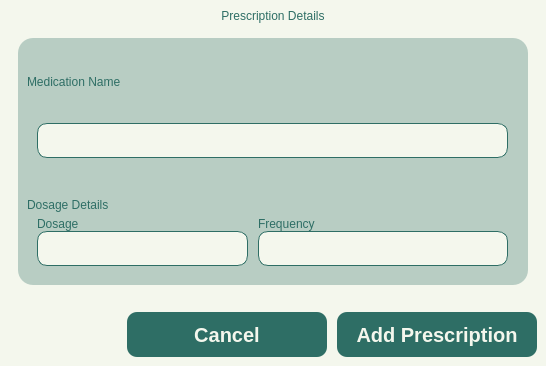
<?xml version="1.0" encoding="UTF-8"?>
<ui version="4.0">
 <class>Form</class>
 <widget class="QWidget" name="Form">
  <property name="geometry">
   <rect>
    <x>0</x>
    <y>0</y>
    <width>546</width>
    <height>366</height>
   </rect>
  </property>
  <property name="windowTitle">
   <string>Form</string>
  </property>
  <property name="styleSheet">
   <string notr="true">*{
	padding: 0px;
	margin: 0px;
	border: 0px;
	background-color: #F4F7ED;
}

</string>
  </property>
  <layout class="QVBoxLayout" name="verticalLayout">
   <property name="spacing">
    <number>0</number>
   </property>
   <property name="leftMargin">
    <number>0</number>
   </property>
   <property name="topMargin">
    <number>0</number>
   </property>
   <property name="rightMargin">
    <number>0</number>
   </property>
   <property name="bottomMargin">
    <number>0</number>
   </property>
   <item>
    <widget class="QWidget" name="Header" native="true">
     <property name="sizePolicy">
      <sizepolicy hsizetype="Expanding" vsizetype="Preferred">
       <horstretch>0</horstretch>
       <verstretch>0</verstretch>
      </sizepolicy>
     </property>
     <property name="styleSheet">
      <string notr="true">QLabel {
	font: bold 20pt &quot;Satoshi Black&quot;;
	color: #2E6E65;
    qproperty-wordWrap: true;
	background: transparent;
	text-align: center;
}
#Subheader {
	font: 500 14pt &quot;Satoshi Medium&quot;;
}</string>
     </property>
     <layout class="QVBoxLayout" name="verticalLayout_5">
      <item>
       <widget class="QLabel" name="Subheader_2">
        <property name="text">
         <string>Prescription Details</string>
        </property>
        <property name="alignment">
         <set>Qt::AlignCenter</set>
        </property>
       </widget>
      </item>
      <item>
       <widget class="QFrame" name="frame">
        <property name="frameShape">
         <enum>QFrame::StyledPanel</enum>
        </property>
        <property name="frameShadow">
         <enum>QFrame::Raised</enum>
        </property>
        <layout class="QVBoxLayout" name="verticalLayout_6">
         <item>
          <widget class="QWidget" name="Body" native="true">
           <property name="sizePolicy">
            <sizepolicy hsizetype="Expanding" vsizetype="Expanding">
             <horstretch>0</horstretch>
             <verstretch>0</verstretch>
            </sizepolicy>
           </property>
           <property name="styleSheet">
            <string notr="true">QLabel {
	font: 300 12pt &quot;Lexend Light&quot;;
	color: #2E6E65;
}
#Title_1, #Title_2, #Title_3, #label {
	font: 14pt &quot;Lexend SemiBold&quot;;
}
#Indicator {
	font: 300 10pt &quot;Lexend Light&quot;;
}
#StaffTypeCon, #StaffNameCon, #StaffInfoCon, #SpecializationCon {
	background-color: transparent;
}
*{
	background-color: transparent;
}
#Body {
	background-color: rgba(46, 110, 101, 77);
	border-radius: 15px;
}
QLineEdit, QComboBox, QDateEdit {
	background-color: #F4F7ED;
	border: 1px solid #2E6E65;
	border-radius: 10px;
}


QComboBox, QDateEdit {
    background-color: #F4F7ED;
    border: 1px solid #2E6E65;
    border-radius: 10px;
    padding: 5px 10px;
    font: 300 12pt &quot;Lexend Light&quot;;
}

/* Drop-down arrow styling (QComboBox only) */
QComboBox::drop-down {
    subcontrol-origin: padding;
    subcontrol-position: top right;
    width: 30px;
    border-left: 1px solid #2E6E65;
    background-color: #D9E4DC;
    border-top-right-radius: 8px;
    border-bottom-right-radius: 8px;
}

QComboBox::down-arrow {
    image: url(:/lucide/icons/chevron-down.svg);
    width: 20px;
    height: 20px;
}

/* ComboBox dropdown list view */
QComboBox QAbstractItemView {
    background-color: #F4F7ED;
    selection-background-color: #CCE3D0;
    border: 1px solid #2E6E65;
    border-radius: 2px;
    outline: 0;
    font: 300 12pt &quot;Lexend Light&quot;;
}

/* ===== QDateEdit ===== */
QDateEdit {
    background-color: #F4F7ED;
    border: 1px solid #2E6E65;
    border-radius: 10px;
    padding: 5px 10px;
    font: 300 12pt &quot;Lexend Light&quot;;
}

QDateEdit::drop-down {
    subcontrol-origin: padding;
    subcontrol-position: top right;
    width: 30px;
    border-left: 1px solid #2E6E65;
    background-color: #D9E4DC;
    border-top-right-radius: 8px;
    border-bottom-right-radius: 8px;
}

QDateEdit::down-arrow {
    image: url(:/lucide/icons/calendar.svg);
    width: 20px;
    height: 20px;
}


/* ===== QCalendarWidget Popup ===== */
QCalendarWidget {
    background-color: #F4F7ED;
    border: 2px solid #2E6E65;
    border-radius: 10px;
    font: 300 10pt &quot;Lexend Light&quot;;
}

/* Month &amp; Year Navigation */
QCalendarWidget QToolButton {
    background-color: #F4F7ED;
    border: none;
    color: #2E6E65;
    font: 300 12pt &quot;Lexend Light&quot;;
    padding: 5px;
    margin: 2px;
}

QCalendarWidget QToolButton#qt_calendar_prevmonth {
    qproperty-icon: url(:/lucide/icons/chevron-left.svg);
    qproperty-iconSize: 16px;
}

QCalendarWidget QToolButton#qt_calendar_nextmonth {
    qproperty-icon: url(:/lucide/icons/chevron-right.svg);
    qproperty-iconSize: 16px;
}

/* Month/Year ComboBox &amp; SpinBox */
QCalendarWidget QComboBox,
QCalendarWidget QSpinBox {
    background-color: #F4F7ED;
    border: 1px solid #2E6E65;
    border-radius: 6px;
    padding: 2px 6px;
    font: 300 11pt &quot;Lexend Light&quot;;
    color: #2E6E65;
}

/* Calendar Table (Dates &amp; Grid) */
QCalendarWidget QTableView {
    background-color: #F4F7ED;
    border: none;
    selection-background-color: #2E6E65;
    font: 300 11pt &quot;Lexend Light&quot;;
    gridline-color: #2E6E65;
}


</string>
           </property>
           <layout class="QVBoxLayout" name="verticalLayout_3">
            <property name="rightMargin">
             <number>20</number>
            </property>
            <item>
             <widget class="QLabel" name="label">
              <property name="text">
               <string>Medication Name</string>
              </property>
             </widget>
            </item>
            <item alignment="Qt::AlignTop">
             <widget class="QWidget" name="StaffTypeCon" native="true">
              <layout class="QHBoxLayout" name="horizontalLayout_3">
               <property name="spacing">
                <number>10</number>
               </property>
               <property name="leftMargin">
                <number>10</number>
               </property>
               <property name="topMargin">
                <number>0</number>
               </property>
               <property name="rightMargin">
                <number>0</number>
               </property>
               <property name="bottomMargin">
                <number>0</number>
               </property>
               <item alignment="Qt::AlignTop">
                <widget class="QWidget" name="JoinedDate" native="true">
                 <property name="sizePolicy">
                  <sizepolicy hsizetype="Preferred" vsizetype="Expanding">
                   <horstretch>0</horstretch>
                   <verstretch>0</verstretch>
                  </sizepolicy>
                 </property>
                 <property name="minimumSize">
                  <size>
                   <width>0</width>
                   <height>0</height>
                  </size>
                 </property>
                 <layout class="QVBoxLayout" name="verticalLayout_4">
                  <property name="spacing">
                   <number>1</number>
                  </property>
                  <property name="leftMargin">
                   <number>0</number>
                  </property>
                  <property name="topMargin">
                   <number>0</number>
                  </property>
                  <property name="rightMargin">
                   <number>0</number>
                  </property>
                  <property name="bottomMargin">
                   <number>0</number>
                  </property>
                  <item>
                   <widget class="QLineEdit" name="MedName">
                    <property name="sizePolicy">
                     <sizepolicy hsizetype="Expanding" vsizetype="Expanding">
                      <horstretch>0</horstretch>
                      <verstretch>0</verstretch>
                     </sizepolicy>
                    </property>
                    <property name="minimumSize">
                     <size>
                      <width>250</width>
                      <height>35</height>
                     </size>
                    </property>
                    <property name="maximumSize">
                     <size>
                      <width>16777215</width>
                      <height>16777215</height>
                     </size>
                    </property>
                   </widget>
                  </item>
                 </layout>
                </widget>
               </item>
              </layout>
             </widget>
            </item>
            <item>
             <widget class="QWidget" name="Specialization" native="true">
              <property name="sizePolicy">
               <sizepolicy hsizetype="Preferred" vsizetype="Maximum">
                <horstretch>0</horstretch>
                <verstretch>0</verstretch>
               </sizepolicy>
              </property>
              <layout class="QVBoxLayout" name="verticalLayout_8">
               <property name="spacing">
                <number>5</number>
               </property>
               <property name="leftMargin">
                <number>0</number>
               </property>
               <property name="topMargin">
                <number>0</number>
               </property>
               <property name="rightMargin">
                <number>0</number>
               </property>
               <property name="bottomMargin">
                <number>10</number>
               </property>
               <item alignment="Qt::AlignTop">
                <widget class="QLabel" name="Title_2">
                 <property name="text">
                  <string>Dosage Details</string>
                 </property>
                </widget>
               </item>
               <item alignment="Qt::AlignTop">
                <widget class="QWidget" name="widget_6" native="true">
                 <property name="sizePolicy">
                  <sizepolicy hsizetype="Expanding" vsizetype="Expanding">
                   <horstretch>0</horstretch>
                   <verstretch>0</verstretch>
                  </sizepolicy>
                 </property>
                 <layout class="QHBoxLayout" name="horizontalLayout_6">
                  <property name="spacing">
                   <number>10</number>
                  </property>
                  <property name="leftMargin">
                   <number>10</number>
                  </property>
                  <property name="topMargin">
                   <number>0</number>
                  </property>
                  <property name="rightMargin">
                   <number>0</number>
                  </property>
                  <property name="bottomMargin">
                   <number>0</number>
                  </property>
                  <item alignment="Qt::AlignTop">
                   <widget class="QWidget" name="widget_11" native="true">
                    <layout class="QVBoxLayout" name="verticalLayout_17">
                     <property name="spacing">
                      <number>0</number>
                     </property>
                     <property name="leftMargin">
                      <number>0</number>
                     </property>
                     <property name="topMargin">
                      <number>0</number>
                     </property>
                     <property name="rightMargin">
                      <number>0</number>
                     </property>
                     <property name="bottomMargin">
                      <number>0</number>
                     </property>
                     <item alignment="Qt::AlignTop">
                      <widget class="QLabel" name="label_9">
                       <property name="sizePolicy">
                        <sizepolicy hsizetype="Expanding" vsizetype="Preferred">
                         <horstretch>0</horstretch>
                         <verstretch>0</verstretch>
                        </sizepolicy>
                       </property>
                       <property name="text">
                        <string>Dosage</string>
                       </property>
                      </widget>
                     </item>
                     <item>
                      <widget class="QLineEdit" name="Dosage">
                       <property name="sizePolicy">
                        <sizepolicy hsizetype="Expanding" vsizetype="Preferred">
                         <horstretch>0</horstretch>
                         <verstretch>0</verstretch>
                        </sizepolicy>
                       </property>
                       <property name="minimumSize">
                        <size>
                         <width>0</width>
                         <height>35</height>
                        </size>
                       </property>
                       <property name="maximumSize">
                        <size>
                         <width>16777215</width>
                         <height>35</height>
                        </size>
                       </property>
                      </widget>
                     </item>
                    </layout>
                   </widget>
                  </item>
                  <item alignment="Qt::AlignRight">
                   <widget class="QWidget" name="widget_10" native="true">
                    <property name="minimumSize">
                     <size>
                      <width>250</width>
                      <height>0</height>
                     </size>
                    </property>
                    <layout class="QVBoxLayout" name="verticalLayout_16">
                     <property name="spacing">
                      <number>0</number>
                     </property>
                     <property name="leftMargin">
                      <number>0</number>
                     </property>
                     <property name="topMargin">
                      <number>0</number>
                     </property>
                     <property name="rightMargin">
                      <number>0</number>
                     </property>
                     <property name="bottomMargin">
                      <number>0</number>
                     </property>
                     <item>
                      <widget class="QLabel" name="label_8">
                       <property name="sizePolicy">
                        <sizepolicy hsizetype="Expanding" vsizetype="Preferred">
                         <horstretch>0</horstretch>
                         <verstretch>0</verstretch>
                        </sizepolicy>
                       </property>
                       <property name="text">
                        <string>Frequency</string>
                       </property>
                      </widget>
                     </item>
                     <item>
                      <widget class="QLineEdit" name="Frequency">
                       <property name="minimumSize">
                        <size>
                         <width>0</width>
                         <height>35</height>
                        </size>
                       </property>
                      </widget>
                     </item>
                    </layout>
                   </widget>
                  </item>
                 </layout>
                </widget>
               </item>
              </layout>
             </widget>
            </item>
           </layout>
          </widget>
         </item>
        </layout>
       </widget>
      </item>
     </layout>
    </widget>
   </item>
   <item>
    <widget class="QWidget" name="Buttons" native="true">
     <property name="sizePolicy">
      <sizepolicy hsizetype="Expanding" vsizetype="Preferred">
       <horstretch>0</horstretch>
       <verstretch>0</verstretch>
      </sizepolicy>
     </property>
     <layout class="QHBoxLayout" name="horizontalLayout">
      <item alignment="Qt::AlignRight">
       <widget class="QWidget" name="widget" native="true">
        <property name="sizePolicy">
         <sizepolicy hsizetype="Fixed" vsizetype="Preferred">
          <horstretch>0</horstretch>
          <verstretch>0</verstretch>
         </sizepolicy>
        </property>
        <property name="maximumSize">
         <size>
          <width>500</width>
          <height>16777215</height>
         </size>
        </property>
        <layout class="QHBoxLayout" name="horizontalLayout_2">
         <property name="spacing">
          <number>10</number>
         </property>
         <property name="leftMargin">
          <number>0</number>
         </property>
         <property name="topMargin">
          <number>0</number>
         </property>
         <property name="rightMargin">
          <number>0</number>
         </property>
         <property name="bottomMargin">
          <number>0</number>
         </property>
         <item>
          <widget class="QPushButton" name="Cancel">
           <property name="sizePolicy">
            <sizepolicy hsizetype="Fixed" vsizetype="Preferred">
             <horstretch>0</horstretch>
             <verstretch>0</verstretch>
            </sizepolicy>
           </property>
           <property name="minimumSize">
            <size>
             <width>200</width>
             <height>45</height>
            </size>
           </property>
           <property name="maximumSize">
            <size>
             <width>200</width>
             <height>45</height>
            </size>
           </property>
           <property name="styleSheet">
            <string notr="true">QPushButton {
	font: 900 10pt &quot;Satoshi Black&quot;;
	background-color:  #2E6E65;
	border-radius: 10px;
	font-weight: bold;
	font-size: 20px;
	color: #F4F7ED;
	text-align: center;
}</string>
           </property>
           <property name="text">
            <string>Cancel</string>
           </property>
          </widget>
         </item>
         <item>
          <widget class="QPushButton" name="AddPrescript">
           <property name="sizePolicy">
            <sizepolicy hsizetype="Expanding" vsizetype="Preferred">
             <horstretch>0</horstretch>
             <verstretch>0</verstretch>
            </sizepolicy>
           </property>
           <property name="minimumSize">
            <size>
             <width>200</width>
             <height>45</height>
            </size>
           </property>
           <property name="maximumSize">
            <size>
             <width>200</width>
             <height>45</height>
            </size>
           </property>
           <property name="styleSheet">
            <string notr="true">QPushButton {
	font: 900 10pt &quot;Satoshi Black&quot;;
	background-color:  #2E6E65;
	border-radius: 10px;
	font-weight: bold;
	font-size: 20px;
	color: #F4F7ED;
	text-align: center;
}</string>
           </property>
           <property name="text">
            <string>Add Prescription</string>
           </property>
          </widget>
         </item>
        </layout>
       </widget>
      </item>
     </layout>
    </widget>
   </item>
  </layout>
 </widget>
 <resources/>
 <connections/>
</ui>
